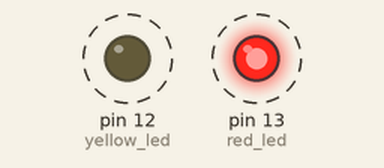
Bench run of a sketch on a simulated Arduino Uno, built with avr-gcc and run on an emulated ATmega328P. On the bench: output pins drawn as LEDs (lit = HIGH). Dashed ring = blinking.

Above: at 0.02 s.
Timing chart, 0 to 3.0 s (numbered marks = the images above):
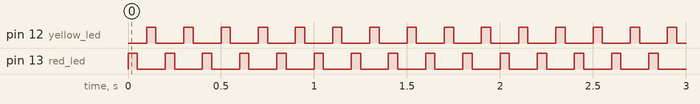

Measured:
- by itself, pin 12 (yellow_led), pin 13 (red_led): alternates HIGH for 0.05 s and LOW for 0.15 s

The sketch:

blinking_2_led.ino
```cpp
int red_led = 13;
int yellow_led = 12;


void setup() {
  // initialize digital pin LED_BUILTIN as an output.
  pinMode(red_led, OUTPUT);
  pinMode(yellow_led, OUTPUT);
}


// the loop function runs over and over again forever
void loop() {
  digitalWrite(red_led, HIGH);  // turn the LED on (HIGH is the voltage level)
  delay(50);                      // wait for half second
  digitalWrite(red_led, LOW);   // turn the LED off by making the voltage LOW
  delay(50);                      // wait for half second

  digitalWrite(yellow_led, HIGH);  // turn the LED on (HIGH is the voltage level)
  delay(50);                      // wait for half second
  digitalWrite(yellow_led, LOW);   // turn the LED off by making the voltage LOW
  delay(50);                      // wait for half second
                  // wait for a second
}
```
